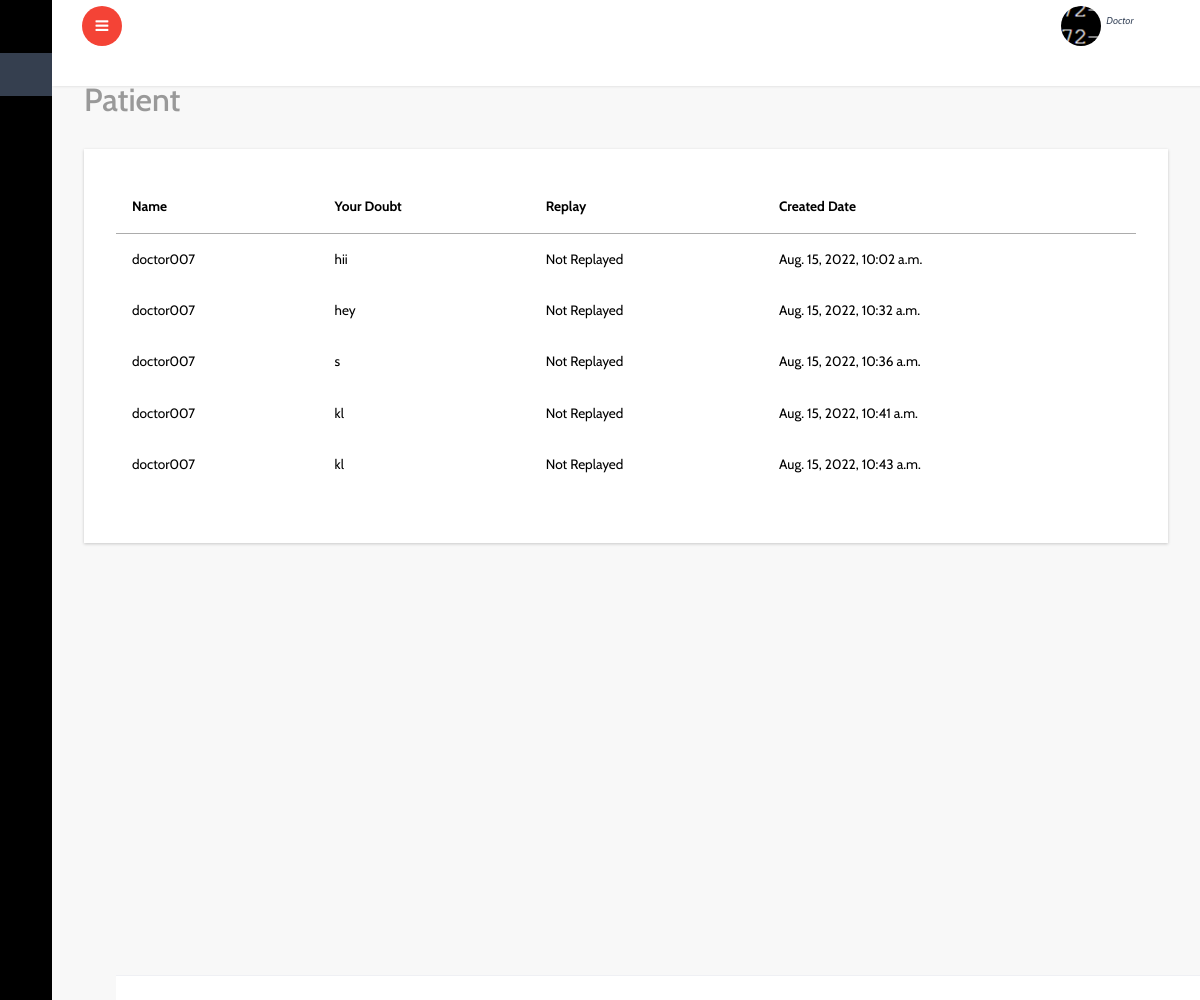
/patient/chat_replay_view/ (signed in), run on the app's committed database.
### account/models.py (models this page shows, shortened)
class Doctor(models.Model):
    user=models.OneToOneField(User,on_delete=models.CASCADE)
    center=models.ForeignKey(Center,on_delete=models.CASCADE,blank=True,null=True)
    name=models.CharField(max_length=50)
    doctor_photo=models.ImageField(upload_to='doctor_iamge')
    phonenumber=PhoneNumberField()
    doctor_certificate=models.FileField(upload_to='doctor_certificate')
    qualification=models.CharField(max_length=60)
    address=models.TextField()
    doctor_avilability=models.CharField(max_length=50,blank=True,null=True,choices=available)
    online_avilable=models.BooleanField(default=False)
    status_appruval=models.BooleanField(default=False)

### patient/models.py (models this page shows, shortened)
class Chat(models.Model):
    user=models.ForeignKey(User,on_delete=models.CASCADE,blank=True,null=True)
    center=models.ForeignKey(Center,on_delete=models.CASCADE,blank=True,null=True)
    doubts=models.TextField()
    patient=models.ForeignKey(PatientStatus,on_delete=models.CASCADE,blank=True,null=True)
    doctor=models.ForeignKey(Doctor,on_delete=models.CASCADE,blank=True,null=True)
    replay=models.TextField(blank=True,null=True)
    created_date=models.DateTimeField(default=timezone.now)
    replay_date=models.DateTimeField(default=timezone.now)

### patient/views.py (the view)
# urls.py: path('chat_replay_view/',views.chat_replay_view,name='chat_replay_view'),
def chat_replay_view(request):
    c=Chat.objects.filter(user=request.user)
    return render(request,'patient/chat_replay_view.html',{'c':c})

### templates/patient/chat_replay_view.html
{% extends 'dashboard/index.html' %}
{% block content %}
{% if c %}
			<div id="page-wrapper">
				<div class="graphs">
					<h3 class="blank1">Patient </h3>
					 <div class="xs tabls">
						<div class="bs-example4" data-example-id="contextual-table">
                            <table class="table">
                                <thead><thead>
                                    <tr>
                                        <th>Name</th>
                                        <th>Your Doubt</th>
                                        <th>Replay</th>
                                        <th>Created Date</th>
                                      </tr>
                                  </thead>
                                  <tbody>
                                      {% for l in c %}
                                      <tr>
                                          <td>{{l.user}}</td>
                                          <td>{{l.doubts}}</td>
                                          {% if replay == None %}
                                          <td>Not Replayed</td>
                                          {% else %}
                                          <td>{{l.replay}}</td>
                                          {% endif %}
                                          <td>{{l.created_date}}</td>
                                      </tr>
                                      {% endfor %}
                                  </tbody>
                   </table>
                             {% else %}
                             <h2>No Data</h2>
                             {% endif %}
		{% endblock %}

### templates/dashboard/header.html (shortened to what this page needs)
<html lang="en">
<head>
</head>
<body>
		<div class="main-content">
			<div class="header-section">
			<a class="toggle-btn  menu-collapsed"><i class="fa fa-bars"></i></a>
			<div class="menu-right">
				<div class="user-panel-top">
					<div class="profile_details">
						<ul>
							<li class="dropdown profile_details_drop">
								<a href="#" class="dropdown-toggle" data-toggle="dropdown" aria-expanded="false">
									<div class="profile_img">
										{% if user.is_superuser %}
										<span style="background:url(/static/dashboard/images/1.jpg) no-repeat center"> </span>
										 <div class="user-name">
											<p>{{user.username}}<span>Administrator</span></p>
											{% elif user.center.center_type == 'Hospital' %}
											<span style="background:url({{user.center.center_photo.url}}) no-repeat center"> </span>
										 	<div class="user-name">
											<p>{{user.center.center_name}}<span>Hospital</span></p>
											{% elif user.center.user_type == 'CSLTC' %}
											<span style="background:url({{user.center.center_photo.url}}) no-repeat center"> </span>
										 	<div class="user-name">
											<p>{{user.center.center_name}}<span>CSLTC</span></p>
											{% elif user.center.user_type == 'CFLTC' %}
											<span style="background:url({{user.center.center_photo.url}}) no-repeat center"> </span>
										 	<div class="user-name">
											<p>{{user.center.center_name}}<span>CFLTC</span></p>
											{% elif user.center.user_type == 'Domicile' %}
											<span style="background:url({{user.center.center_photo.url}}) no-repeat center"> </span>
										 	<div class="user-name">
											<p>{{user.center.center_name}}<span>Domicile</span></p>
											{% elif user.lab.lab_type == 'private' %}
											<span style="background:url({{user.lab.photo_of_lab.url}}) no-repeat center"> </span>
										 	<div class="user-name">
											<p>{{user.lab.lab_name}}<span>Lab</span></p>
											{% elif user.lab.lab_type == 'hospital' %}
											<span style="background:url({{user.lab.photo_of_lab.url}}) no-repeat center"> </span>
										 	<div class="user-name">
											<p>{{user.lab.center.center_name}}<span>Lab</span></p>
											{% elif user.home %}
										 	<div class="user-name">
											<p>{{user.home.name}}<span>Home</span></p>
											{% elif user.dmo %}
										 	<div class="user-name">
											<p>{{user.dmo.name}}<span>DMO</span></p>
											{% elif user.doctor %}
											<span style="background:url({{user.doctor.doctor_photo.url}}) no-repeat center"> </span>
										 	<div class="user-name">
											<p>{{user.dmo.name}}<span>Doctor</span></p>
											{% else %}
											<div class="user-name">
											<p>{{user.userregister.name}}<span>User</span></p>
											{% endif %}
										 </div>
										 <i class="lnr lnr-chevron-down"></i>
										<div class="clearfix"></div>
									</div>
								</a>
							</li>
							<div class="clearfix"> </div>
						</ul>
					</div>
					<div class="clearfix"></div>
				</div>
			  </div>
			</div>
</body>
</html>

### data on the page
Chat: user "doctor007", doubts "hii", created_date "Aug. 15, 2022, 10:02 a.m."
Chat: user "doctor007", doubts "hey", created_date "Aug. 15, 2022, 10:32 a.m."
Chat: user "doctor007", doubts "s", created_date "Aug. 15, 2022, 10:36 a.m."
Chat: user "doctor007", doubts "kl", created_date "Aug. 15, 2022, 10:41 a.m."
Chat: user "doctor007", doubts "kl", created_date "Aug. 15, 2022, 10:43 a.m."
